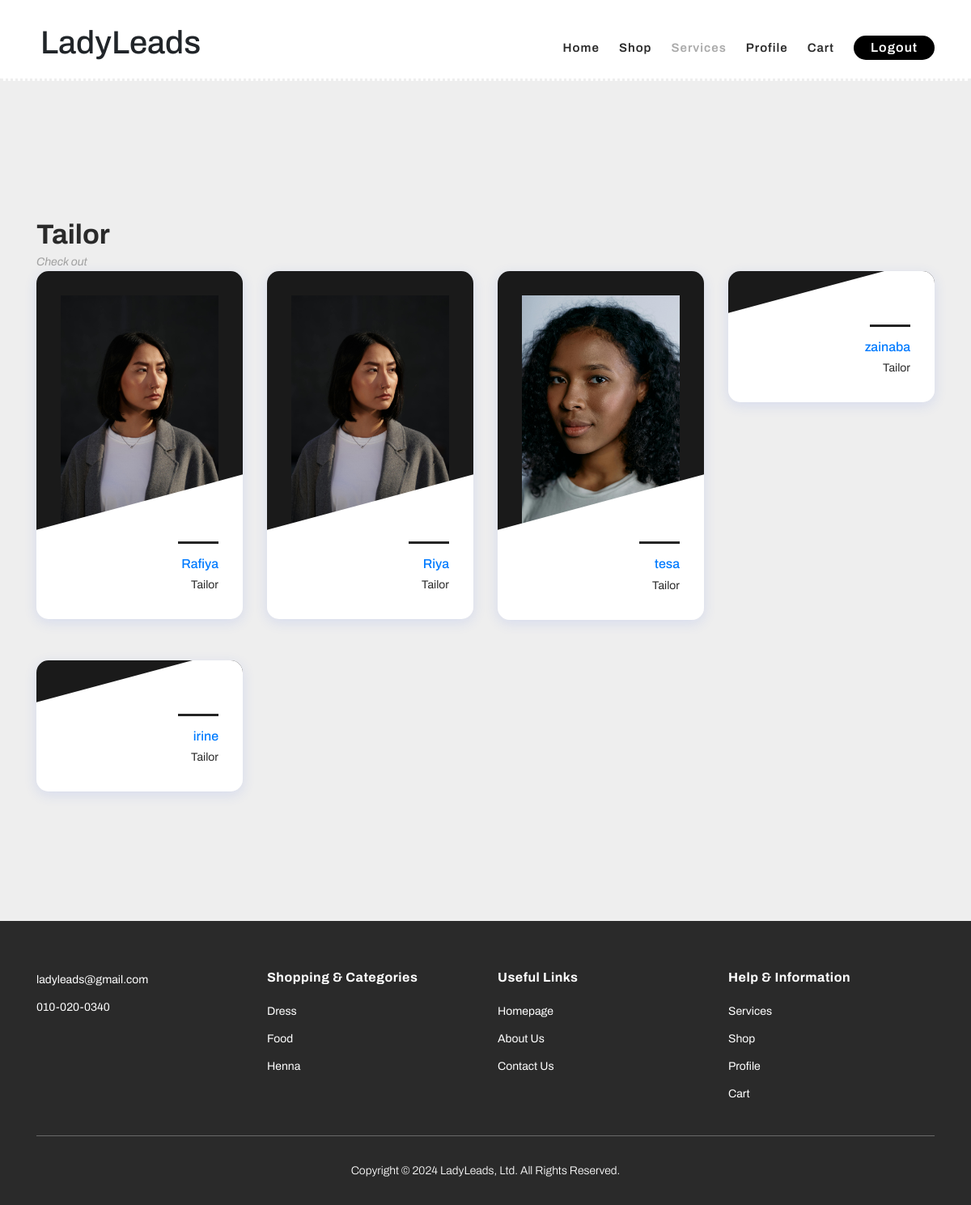
Page /tailor on the committed database.
### login/models.py (models this page shows)
class EditProfile(models.Model):
    user = models.OneToOneField(User, null=True, on_delete=models.CASCADE)
    job = models.CharField(max_length=15, null=True)
    location = models.CharField(max_length=10, null=True)
    Yearofexp = models.IntegerField(null=True)
    profile_pic = models.ImageField(upload_to='profile_photos/', null=True, blank=True)
    class Meta:
        verbose_name = 'Edit Profile'
        verbose_name_plural = 'Edit Profiles'

### login/views.py (the view)
# urls.py: path('tailor', views.tailor , name="tailor"),
def tailor(request):
    profiles = EditProfile.objects.all()
    context = {
        'profiles': profiles,
    }
    return render(request, 'tailor.html', context)

### login/templates/tailor.html (shortened to what this page needs)
<!DOCTYPE html>
<html lang="en">
<head>
    {% load static %}
    <link rel="stylesheet" type="text/css" href="{% static 'bootstrap.min.css' %}">
    <link rel="stylesheet" type="text/css" href="{% static 'font-awesome.css' %}">
    <link rel="stylesheet" href="{% static 'templatemo-hexashop.css' %}">
    <link rel="stylesheet" href="{% static 'owl-carousel.css' %}">
    <link rel="stylesheet" href="{% static 'lightbox.css' %}">
</head>
<body>
    <header class="header-area header-sticky" style="background-color: #ffffff;">
        <div class="container">
            <div class="row">
                <div class="col-12">
                    <nav class="main-nav">
                        <H1 class="heading">
                            LadyLeads
                        </H1>
                        <ul class="nav">
                            <li class="scroll-to-section"><a href="{% url 'gotohome' %}">Home</a></li>
                            <li class="scroll-to-section"><a href="{% url 'shop'%}">Shop</a></li>
                            <li class="scroll-to-section"><a href="{% url 'services'%}" class="active">Services</a></li>
                            <li class="scroll-to-section"><a href="{% url 'profile'%}">Profile</a></li>
                            <li class="scroll-to-section"><a href="{% url 'cart'%}">Cart</a></li>
                            <li><a href="home">
                                    <button class="signintext">Logout</button>
                                </a></li>
                        </ul>
                    </nav>
                </div>
            </div>
        </div>
    </header>
    <div style="height: 250px;"></div>
    <section class="section" id="tailor">
        <div class="container">
            <div class="section-heading">
                <h2>Tailor</h2>
                <span>Check out</span>
            </div>
            <div class="row">
                {% for profile in profiles %}
                {% if profile.job == "Tailor" %}
                <div class="col-12 col-sm-6 col-lg-3">
                    <a href="apptailor.html">
                        <div class="single_advisor_profile wow fadeInUp" data-wow-delay="0.4s"
                            style="visibility: visible; animation-delay: 0.4s; animation-name: fadeInUp;">
                            <div class="advisor_thumb"><img src="/media/{{ profile.profile_pic }}" alt="">
                            </div>
                            <div class="single_advisor_details_info">
                                <h6>{{ profile.user }}</h6>
                                <p class="designation">{{ profile.job }}</p>
                            </div>
                        </div>
                    </a>
                </div>
                {% endif %}
                {% endfor %}
    </section>
    <div style="height: 50px;"></div>
    <footer>
        <div class="container">
            <div class="row">
                <div class="col-lg-3">
                    <div class="first-item">
                        <ul>
                            <li><a href="#">ladyleads@gmail.com</a></li>
                            <li><a href="#">010-020-0340</a></li>
                        </ul>
                    </div>
                </div>
                <div class="col-lg-3">
                    <h4>Shopping &amp; Categories</h4>
                    <ul>
                        <li><a href="#">Dress</a></li>
                        <li><a href="#">Food</a></li>
                        <li><a href="#">Henna</a></li>
                    </ul>
                </div>
                <div class="col-lg-3">
                    <h4>Useful Links</h4>
                    <ul>
                        <li><a href="#">Homepage</a></li>
                        <li><a href="{% url 'about' %}">About Us</a></li>
                        <li><a href="{% url 'contact' %}">Contact Us</a></li>
                    </ul>
                </div>
                <div class="col-lg-3">
                    <h4>Help &amp; Information</h4>
                    <ul>
                        <li><a href="workers">Services</a></li>
                        <li><a href="shop">Shop</a></li>
                        <li><a href="profile">Profile</a></li>
                        <li><a href="cart">Cart</a></li>
                    </ul>
                </div>
                <div class="col-lg-12">
                    <div class="under-footer">
                        <p>Copyright © 2024 LadyLeads, Ltd. All Rights Reserved.</p>
                    </div>
                </div>
            </div>
        </div>
    </footer>
</body>
</html>

### login/static/templatemo-hexashop.css (style rules this page uses)
html, body, div, span, applet, object, iframe, h1, h2, h3, h4, h5, h6, p, blockquote, div pre, a, abbr, acronym, address, big, cite, code, del, dfn, em, font, img, ins, kbd, q, s, samp, small, strike, strong, sub, sup, tt, var, b, u, i, center, dl, dt, dd, ol, ul, li, figure, header, nav, section, article, aside, footer, figcaption { margin: 0; padding: 0; border: 0; outline: 0; }
ul, li { padding: 0; margin: 0; list-style: none; }
header, nav, section, article, aside, footer, hgroup { display: block; }
* { box-sizing: border-box; }
html, body { font-family: 'Poppins', sans-serif; font-weight: 400; background-color: #fff; font-size: 16px; -ms-text-size-adjust: 100%; -webkit-font-smoothing: antialiased; -moz-osx-font-smoothing: grayscale; }
a { text-decoration: none !important; }
h1, h2, h3, h4, h5, h6 { margin-top: 0px; margin-bottom: 0px; }
ul { margin-bottom: 0px; }
p { font-size: 14px; line-height: 25px; color: #2a2a2a; }
html, body { background: #fff; font-family: 'Poppins', sans-serif; }
.section-heading h2 { font-size: 34px; font-weight: 700; color: #2a2a2a; }
.section-heading span { font-size: 14px; color: #a1a1a1; font-style: italic; font-weight: 400; }
.header-area { border-bottom: 3px dotted #eee; box-shadow: none; background-color: #fff; position: absolute; top: 0px; left: 0px; right: 0px; z-index: 100; height: 100px; -webkit-transition: all .5s ease 0s; -moz-transition: all .5s ease 0s; -o-transition: all .5s ease 0s; transition: all .5s ease 0s; }
.header-area .main-nav { min-height: 80px; background: transparent; }
.header-area .main-nav .nav { float: right; margin-top: 30px; margin-right: 0px; background-color: transparent; -webkit-transition: all 0.3s ease 0s; -moz-transition: all 0.3s ease 0s; -o-transition: all 0.3s ease 0s; transition: all 0.3s ease 0s; position: relative; z-index: 999; }
.header-area .main-nav .nav li { padding-left: 15px; padding-right: 15px; }
.header-area .main-nav .nav li:last-child { padding-right: 0px; }
.header-area .main-nav .nav li a { display: block; font-weight: 600; font-size: 15px; color: #2a2a2a; text-transform: capitalize; -webkit-transition: all 0.3s ease 0s; -moz-transition: all 0.3s ease 0s; -o-transition: all 0.3s ease 0s; transition: all 0.3s ease 0s; height: 40px; line-height: 40px; border: transparent; letter-spacing: 1px; }
.header-area .main-nav .nav li a { color: #2a2a2a; }
.header-area .main-nav .nav li:hover a, .header-area .main-nav .nav li a.active { color: #aaa !important; }
.header-area.header-sticky { min-height: 80px; }
.header-area .nav { margin-top: 30px; }
.header-area.header-sticky .nav li a.active { color: #aaa; }
@media (max-width: 1200px) { .header-area .main-nav .nav li { padding-left: 12px; padding-right: 12px; } }
@media (max-width: 1200px) { .header-area .main-nav:before { display: none; } }
@media (min-width: 767px) { .header-area .main-nav .nav { display: flex !important; } }
footer { margin-top: 60px; padding: 60px 0px 30px 0px; background-color: #2a2a2a; }
footer ul li { display: block; margin-bottom: 10px; }
footer ul li a { font-size: 14px; color: #fff; transition: all .3s; }
footer h4 { letter-spacing: 0.5px; font-size: 16px; color: #fff; font-weight: 700; margin-bottom: 20px; }
footer .under-footer { margin-top: 30px; padding-top: 30px; text-align: center; border-top: 1px solid rgba(250, 250, 250, 0.3); }
footer .under-footer p { color: #fff; font-size: 14px; font-weight: 300; }

### rows in the picture
EditProfile: profile_pic (picture), user "Rafiya", job "Tailor"
EditProfile: profile_pic (picture), user "Riya", job "Tailor"
EditProfile: profile_pic (picture), user "tesa", job "Tailor"
EditProfile: user "zainaba", job "Tailor"
EditProfile: user "irine", job "Tailor"
